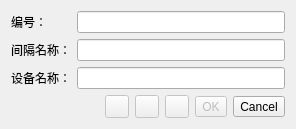
<?xml version="1.0" encoding="UTF-8"?>
<ui version="4.0">
 <class>LabelDlg</class>
 <widget class="QDialog" name="LabelDlg">
  <property name="geometry">
   <rect>
    <x>0</x>
    <y>0</y>
    <width>296</width>
    <height>122</height>
   </rect>
  </property>
  <property name="sizePolicy">
   <sizepolicy hsizetype="Fixed" vsizetype="Fixed">
    <horstretch>0</horstretch>
    <verstretch>0</verstretch>
   </sizepolicy>
  </property>
  <property name="windowTitle">
   <string>Segmentation</string>
  </property>
  <layout class="QVBoxLayout" name="verticalLayout">
   <item>
    <layout class="QFormLayout" name="formLayout">
     <item row="0" column="0">
      <widget class="QLabel" name="label">
       <property name="text">
        <string>编号：</string>
       </property>
      </widget>
     </item>
     <item row="0" column="1">
      <widget class="QLineEdit" name="lineEditDeviceId"/>
     </item>
     <item row="1" column="0">
      <widget class="QLabel" name="label_2">
       <property name="text">
        <string>间隔名称：</string>
       </property>
      </widget>
     </item>
     <item row="1" column="1">
      <widget class="QLineEdit" name="lineEditIntervalName"/>
     </item>
     <item row="2" column="0">
      <widget class="QLabel" name="label_3">
       <property name="text">
        <string>设备名称：</string>
       </property>
      </widget>
     </item>
     <item row="2" column="1">
      <widget class="QLineEdit" name="lineEditDeviceName"/>
     </item>
    </layout>
   </item>
   <item>
    <layout class="QHBoxLayout" name="horizontalLayout">
     <item>
      <spacer name="horizontalSpacer">
       <property name="orientation">
        <enum>Qt::Horizontal</enum>
       </property>
       <property name="sizeHint" stdset="0">
        <size>
         <width>10</width>
         <height>20</height>
        </size>
       </property>
      </spacer>
     </item>
     <item>
      <widget class="QToolButton" name="saveToolButton">
       <property name="enabled">
        <bool>false</bool>
       </property>
       <property name="toolTip">
        <string>Export current polyline to the main DB</string>
       </property>
       <property name="icon">
        <iconset resource="../icons.qrc">
         <normaloff>:/CC/images/dbContainerSymbol.png</normaloff>:/CC/images/dbContainerSymbol.png</iconset>
       </property>
      </widget>
     </item>
     <item>
      <widget class="QToolButton" name="resetToolButton">
       <property name="enabled">
        <bool>false</bool>
       </property>
       <property name="toolTip">
        <string>Reset current polyline</string>
       </property>
       <property name="icon">
        <iconset resource="../icons.qrc">
         <normaloff>:/CC/images/smallReset.png</normaloff>:/CC/images/smallReset.png</iconset>
       </property>
      </widget>
     </item>
     <item>
      <widget class="QToolButton" name="continueToolButton">
       <property name="enabled">
        <bool>false</bool>
       </property>
       <property name="toolTip">
        <string>Continue the current polyline edition</string>
       </property>
       <property name="icon">
        <iconset resource="../icons.qrc">
         <normaloff>:/CC/images/ccAddConstSF.png</normaloff>:/CC/images/ccAddConstSF.png</iconset>
       </property>
       <property name="shortcut">
        <string extracomment="Shortcut for continue">C</string>
       </property>
      </widget>
     </item>
     <item>
      <widget class="QToolButton" name="validButton">
       <property name="enabled">
        <bool>false</bool>
       </property>
       <property name="sizePolicy">
        <sizepolicy hsizetype="Fixed" vsizetype="Fixed">
         <horstretch>0</horstretch>
         <verstretch>0</verstretch>
        </sizepolicy>
       </property>
       <property name="toolTip">
        <string>Confirm polyline creation and exit</string>
       </property>
       <property name="text">
        <string>OK</string>
       </property>
       <property name="icon">
        <iconset resource="../icons.qrc">
         <normaloff>:/CC/images/smallValidate.png</normaloff>:/CC/images/smallValidate.png</iconset>
       </property>
      </widget>
     </item>
     <item>
      <widget class="QToolButton" name="cancelButton">
       <property name="sizePolicy">
        <sizepolicy hsizetype="Fixed" vsizetype="Fixed">
         <horstretch>0</horstretch>
         <verstretch>0</verstretch>
        </sizepolicy>
       </property>
       <property name="toolTip">
        <string>Cancel</string>
       </property>
       <property name="text">
        <string>Cancel</string>
       </property>
       <property name="icon">
        <iconset resource="../icons.qrc">
         <normaloff>:/CC/images/smallCancel.png</normaloff>:/CC/images/smallCancel.png</iconset>
       </property>
      </widget>
     </item>
    </layout>
   </item>
  </layout>
 </widget>
 <resources>
  <include location="../icons.qrc"/>
 </resources>
 <connections/>
</ui>
